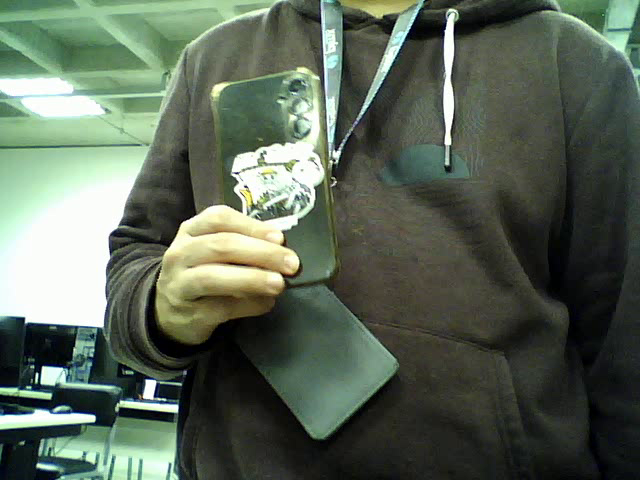
#> input picture frame 12 of objetos_movimento_lento_oficial.avi, 640 x 480 px, given in place of the camera
$ jupyter execute --allow-errors 'LAB_2_RELATORIO_FINAL (2).ipynb'   (text cells are left out)
#> lines starting #> are read from the running program, lines starting #| are printed output that depends on the picture; after the words box and inside, x2 and y2 are one past the last pixel; in counts of white or black regions, pixels touching at a corner belong together
[cell 1]
import numpy as np
import cv2 as cv
from matplotlib import pyplot as plt

MIN_MATCH_COUNT = 10

img1 = cv.imread('celular_.png', cv.IMREAD_GRAYSCALE)          # queryImage
img2 = cv.imread('celular_cenario.png', cv.IMREAD_GRAYSCALE) # trainImage

# Initiate SIFT detector
sift = cv.SIFT_create()

# find the keypoints and descriptors with SIFT
#> (the rest of this cell did not finish here and is left out)

#> (a cell that did not finish here is left out)

#> (a cell that did not finish here is left out)

[cell 4]
import numpy as np
import cv2 as cv
from matplotlib import pyplot as plt

[cell 5]
# Lê 2 webcams e tira foto das duas quando apertamos a tecla 'x'
cap_esq = cv.VideoCapture(0)   # câmera esquerda
cap_dir = cv.VideoCapture(1)   # câmera direita

if not cap_esq.isOpened() or not cap_dir.isOpened():
    print("Cannot open camera")
    exit()

while True:
    # captura um quadro de cada câmera
    ret_esq, frame_esq = cap_esq.read()
#> frame_esq is the input picture: shape (480, 640, 3); mean B, G, R 86.9, 101.8, 90.1
    ret_dir, frame_dir = cap_dir.read()
    # se alguma leitura falhou, ret é False
    if not ret_esq or not ret_dir:
        print("Can't receive frame (stream end?). Exiting ...")
        break

    # mostra cada quadro em sua própria janela
    cv.imshow('esquerda', frame_esq)
    cv.imshow('direita', frame_dir)

    key = cv.waitKey(1)          # lê a tecla apertada
#> (key x is pressed here)
    if key == ord('x'):          # 'x': salva as duas fotos e sai
        cv.imwrite('foto_esquerda.png', frame_esq)
        cv.imwrite('foto_direita.png', frame_dir)
        print("Fotos salvas como 'foto_esquerda.png' e 'foto_direita.png'!")
        break
    elif key == ord('q'):        # 'q': sai sem salvar
        break

cap_esq.release()
cap_dir.release()
cv.destroyAllWindows()

[cell 6]
MIN_MATCH_COUNT = 10

img1 = cv.imread('foto_esquerda.png', cv.IMREAD_GRAYSCALE)          # queryImage
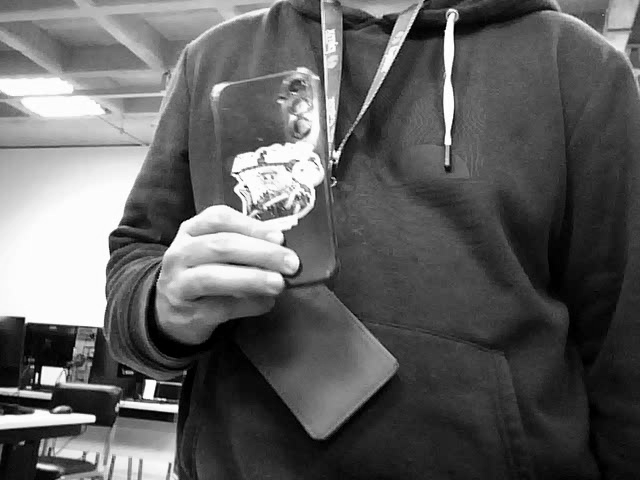
#> img1: shape (480, 640); min 0, max 255, mean 96.2
img2 = cv.imread('foto_direita.png', cv.IMREAD_GRAYSCALE) # trainImage

# Initiate SIFT detector
sift = cv.SIFT_create()

# find the keypoints and descriptors with SIFT
kp1, des1 = sift.detectAndCompute(img1,None)
#> kp1 = 985 keypoints; strongest (x, y, size): (51, 375, 13.9), (174, 408, 6.8), (246, 187, 1.9), (150, 387, 8.6)
kp2, des2 = sift.detectAndCompute(img2,None)
#> kp2 has the same summary as kp1

FLANN_INDEX_KDTREE = 1
index_params = dict(algorithm = FLANN_INDEX_KDTREE, trees = 5)
search_params = dict(checks = 50)

flann = cv.FlannBasedMatcher(index_params, search_params)

matches = flann.knnMatch(des1,des2,k=2)
#> matches = 985 matches

# store all the good matches as per Lowe's ratio test.
good = []
for m,n in matches:
    if m.distance < 0.7*n.distance:
        good.append(m)
#> after the loop, good = 985 matches

[cell 7]
if len(good)>MIN_MATCH_COUNT:
    src_pts = np.float32([ kp1[m.queryIdx].pt for m in good ]).reshape(-1,1,2)
#> src_pts = 985 rows, first 8: [3.66, 447.6], [3.67, 407], [4.44, 403.7], [4.46, 104.1], [4.89, 103.6], [5.92, 96.53], [7.83, 91.71], [9.67, 44.91]
    dst_pts = np.float32([ kp2[m.trainIdx].pt for m in good ]).reshape(-1,1,2)
#> dst_pts has the same summary as src_pts

    M, mask = cv.findHomography(src_pts, dst_pts, cv.RANSAC,5.0)
#> M = [[1, 3.53e-15, -1.79e-12], [2.8e-15, 1, -1.31e-12], [1.21e-17, 1.27e-17, 1]]; mask = 985 values from 1 to 1
    matchesMask = mask.ravel().tolist()
#> matchesMask = 985 values from 1 to 1

    h,w = img1.shape
#> h = 480; w = 640
    pts = np.float32([ [0,0],[0,h-1],[w-1,h-1],[w-1,0] ]).reshape(-1,1,2)
#> pts = [[0, 0], [0, 479], [639, 479], [639, 0]]
    dst = cv.perspectiveTransform(pts,M)
#> dst = [[-1.79e-12, -1.31e-12], [-1e-13, 479], [639, 479], [639, 4.79e-13]]

    img2 = cv.polylines(img2,[np.int32(dst)],True,255,3, cv.LINE_AA)
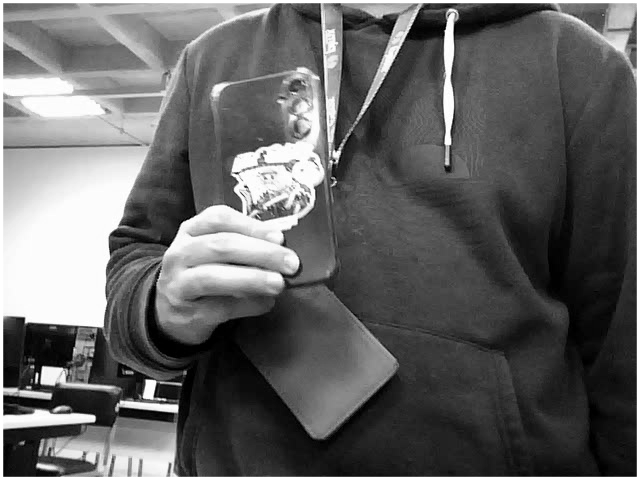
#> img2: shape (480, 640); 2.89% of pixels changed, all inside (x1, y1, x2, y2) = (0, 0, 640, 480)

else:
    print( "Not enough matches are found - {}/{}".format(len(good), MIN_MATCH_COUNT) )
    matchesMask = None

[cell 8]
draw_params = dict(matchColor = (0,255,0), # draw matches in green color
                   singlePointColor = None,
                   matchesMask = matchesMask, # draw only inliers
                   flags = 2)
#> draw_params = 4 items

img3 = cv.drawMatches(img1,kp1,img2,kp2,good,None,**draw_params)
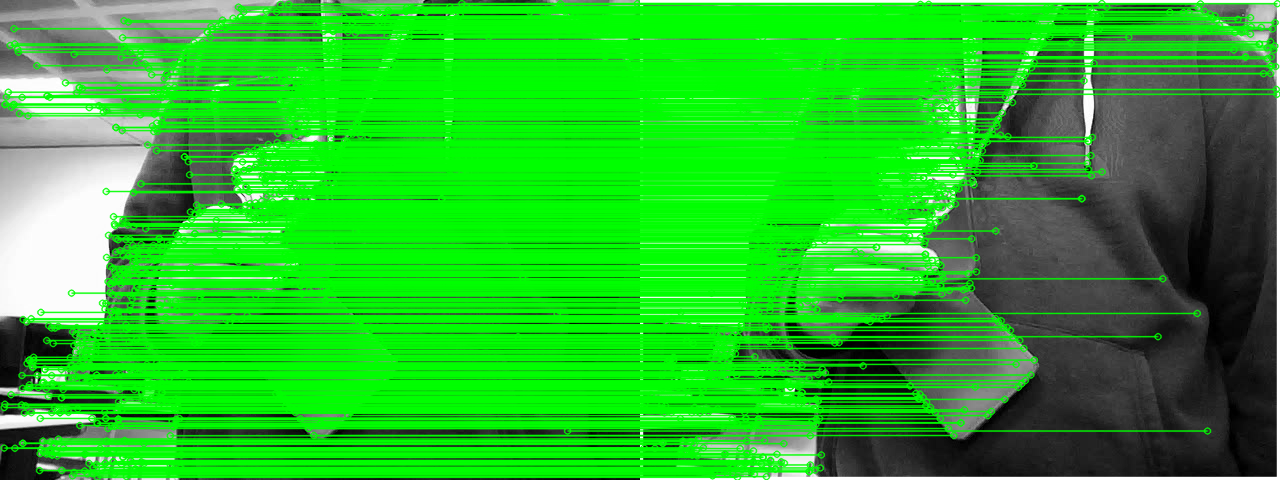
#> img3: shape (480, 1280, 3); mean of channels 0, 1, 2 40.2, 185.1, 40.2; drawn as B, G, R

plt.imshow(img3, 'gray'),plt.show()

[cell 9]
# SIFT em vídeo com 2 webcams (câmera estéreo), gravando o resultado
cap_esq = cv.VideoCapture(0)   # câmera esquerda
cap_dir = cv.VideoCapture(1)   # câmera direita

if not cap_esq.isOpened() or not cap_dir.isOpened():
    print("Cannot open camera")
    exit()

# pega largura e altura de uma das câmeras
width  = int(cap_esq.get(cv.CAP_PROP_FRAME_WIDTH))
height = int(cap_esq.get(cv.CAP_PROP_FRAME_HEIGHT))
fps = 30.0

# o drawMatches coloca as 2 imagens lado a lado -> o quadro de saída tem o DOBRO da largura
fourcc = cv.VideoWriter_fourcc(*'XVID')
out = cv.VideoWriter('saida_sift.avi', fourcc, fps, (width * 2, height))

# prepara o detector SIFT e o matcher FLANN (uma vez só, fora do loop)
sift = cv.SIFT_create()
FLANN_INDEX_KDTREE = 1
index_params  = dict(algorithm=FLANN_INDEX_KDTREE, trees=5)
search_params = dict(checks=50)
flann = cv.FlannBasedMatcher(index_params, search_params)

while cap_esq.isOpened() and cap_dir.isOpened():
    ret_esq, frame_esq = cap_esq.read()
    ret_dir, frame_dir = cap_dir.read()
    if not ret_esq or not ret_dir:
        print("Can't receive frame (stream end?). Exiting ...")
        break

    # converte para cinza (o SIFT trabalha em tons de cinza)
    gray_esq = cv.cvtColor(frame_esq, cv.COLOR_BGR2GRAY)
    gray_dir = cv.cvtColor(frame_dir, cv.COLOR_BGR2GRAY)

    # detecta keypoints e descritores em cada quadro
    kp1, des1 = sift.detectAndCompute(gray_esq, None)
#> kp1 = 992 keypoints; strongest (x, y, size): (51, 375, 13.9), (174, 408, 6.8), (246, 187, 1.9), (150, 387, 8.6)
    kp2, des2 = sift.detectAndCompute(gray_dir, None)
#> kp2 has the same summary as kp1

    # faz o casamento (só se houver descritores suficientes)
    good = []
    if des1 is not None and des2 is not None and len(kp1) > 2 and len(kp2) > 2:
        matches = flann.knnMatch(des1, des2, k=2)
#> matches = 992 matches
        for par in matches:
            if len(par) == 2:              # garante que vieram os 2 vizinhos
                m, n = par
                if m.distance < 0.7 * n.distance:   # teste de razão de Lowe
                    good.append(m)
#> after the loop, good = 992 matches

    # desenha os matches entre a câmera esquerda e a direita
    resultado = cv.drawMatches(
        frame_esq, kp1, frame_dir, kp2, good, None,
        matchColor=(0, 255, 0),
        flags=cv.DrawMatchesFlags_NOT_DRAW_SINGLE_POINTS
    )
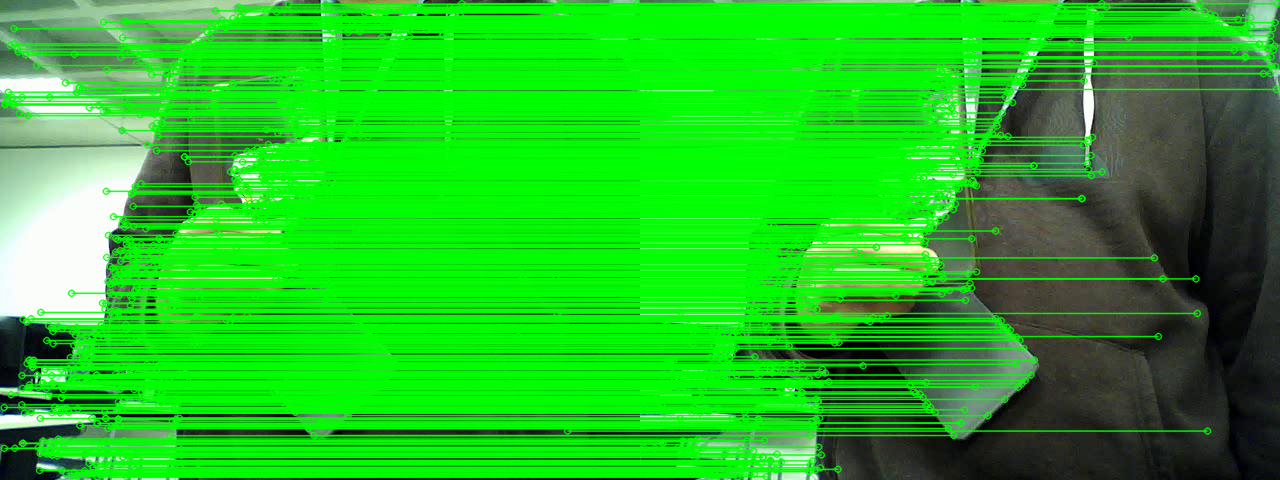
#> resultado: shape (480, 1280, 3); mean B, G, R 34.7, 186.5, 35.9

    # mostra o número de matches na tela
    cv.putText(resultado, f"Matches: {len(good)}", (10, 30),
               cv.FONT_HERSHEY_SIMPLEX, 1, (0, 0, 255), 2)
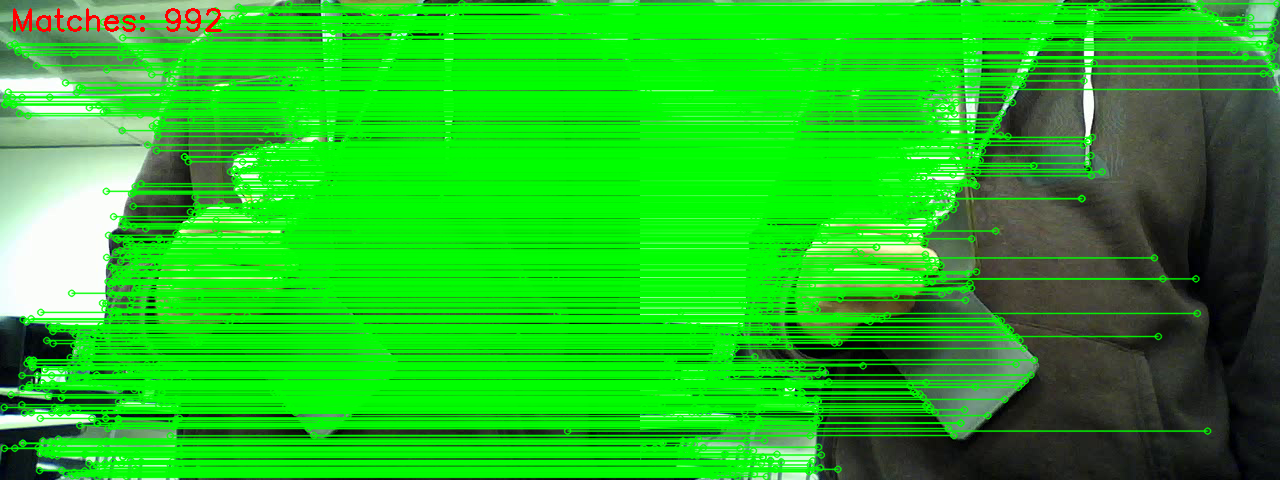
#> resultado: shape (480, 1280, 3); 0.25% of pixels changed, all inside (x1, y1, x2, y2) = (13, 8, 222, 32)

    out.write(resultado)            # grava o quadro no arquivo
    cv.imshow('SIFT estereo', resultado)
    if cv.waitKey(1) == ord('q'):
#> (key x is pressed here)
        break

cap_esq.release()
cap_dir.release()
out.release()
cv.destroyAllWindows()

$ run again, starting later in the video
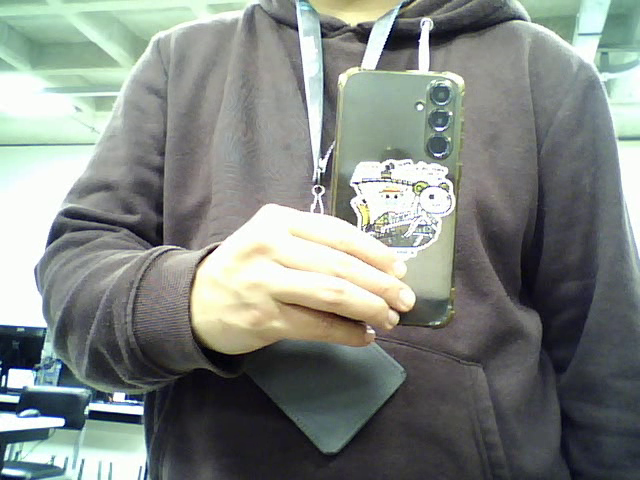
#> input picture frame 55 of objetos_movimento_lento_oficial.avi, 640 x 480 px, given in place of the camera
#> frame_esq is the input picture: shape (480, 640, 3); mean B, G, R 130.4, 135.1, 128.9
#> `kp1, des1 = sift.detectAndCompute(img1,None)`: kp1 = 1047 keypoints; strongest (x, y, size): (396, 197, 2), (387, 196, 2.2), (357, 183, 1.9), (4, 377, 2.3)
#> `kp2, des2 = sift.detectAndCompute(img2,None)`: kp2 has the same summary as kp1
#> `matches = flann.knnMatch(des1,des2,k=2)`: matches = 1047 matches
#> src_pts = 1047 rows, first 8: [2.48, 457.4], [2.86, 383.9], [3.68, 377], [4.29, 450.2], [5.56, 458.3], [6.12, 471.2], [6.36, 373.9], [7.62, 442.4]
#> dst_pts has the same summary as src_pts
#> M = [[1, -4.48e-15, 1.88e-12], [-1.99e-15, 1, 1.4e-12], [-8.13e-18, -1.44e-17, 1]]; mask = 1047 values from 1 to 1
#> dst = [[1.88e-12, 1.4e-12], [-2.61e-13, 479], [639, 479], [639, 1.3e-13]]
#> `img2 = cv.polylines(img2,[np.int32(dst)],True,255,3, cv.LINE_AA)`:
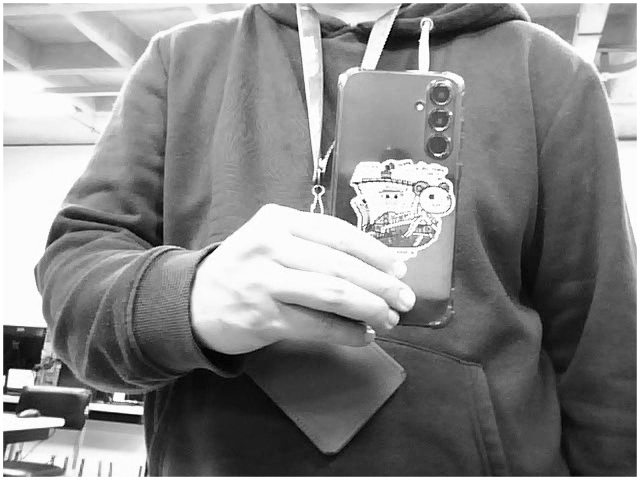
#> img2: shape (480, 640); min 0, max 255, mean 134.8
#> draw_params = 4 items
#> `kp1, des1 = sift.detectAndCompute(gray_esq, None)`: kp1 = 1034 keypoints; strongest (x, y, size): (396, 197, 2), (387, 196, 2.2), (357, 183, 1.9), (4, 377, 2.3)
#> `kp2, des2 = sift.detectAndCompute(gray_dir, None)`: kp2 has the same summary as kp1
#> `matches = flann.knnMatch(des1, des2, k=2)`: matches = 1034 matches
#> `cv.putText(resultado, f"Matches: {len(good)}", (10, 30), cv.FONT_HERSH..`:
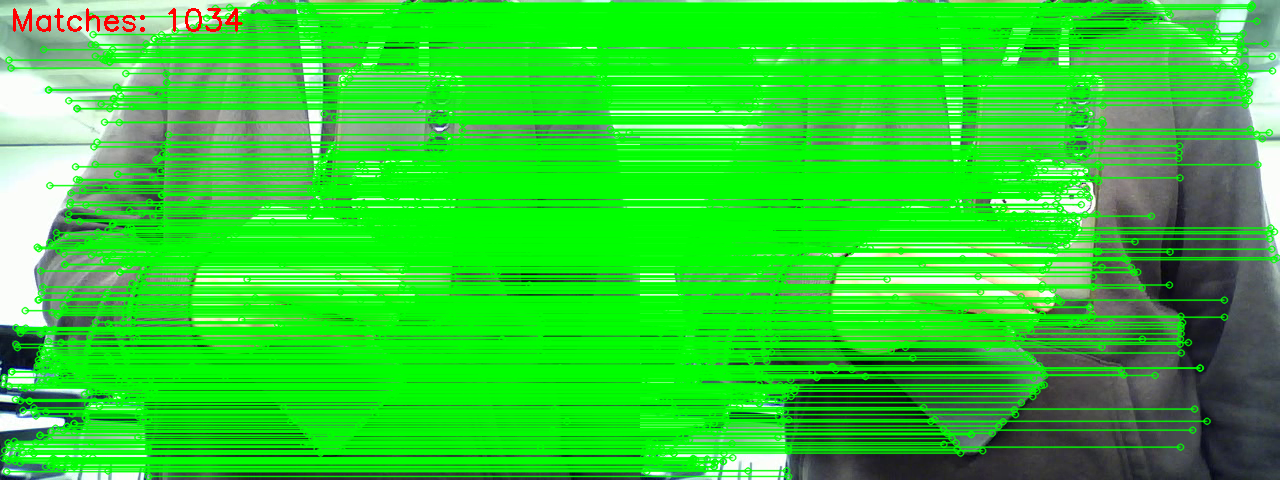
#> resultado: shape (480, 1280, 3); mean B, G, R 49.9, 206.2, 49.2

$ run again, starting later in the video
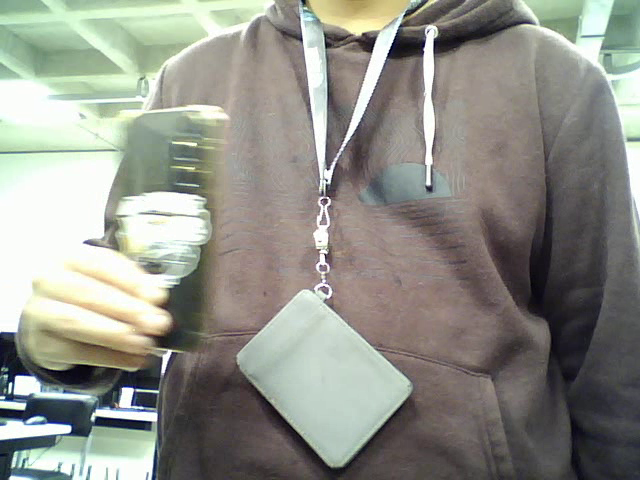
#> input picture frame 98 of objetos_movimento_lento_oficial.avi, 640 x 480 px, given in place of the camera
#> frame_esq is the input picture: shape (480, 640, 3); mean B, G, R 136.8, 144.9, 144
#> `kp1, des1 = sift.detectAndCompute(img1,None)`: kp1 = 811 keypoints; strongest (x, y, size): (127, 394, 9.1), (367, 42, 12.1), (138, 390, 2.3), (141, 408, 2.2)
#> `kp2, des2 = sift.detectAndCompute(img2,None)`: kp2 has the same summary as kp1
#> `matches = flann.knnMatch(des1,des2,k=2)`: matches = 811 matches
#> src_pts = 811 rows, first 8: [2.64, 333], [3.4, 397.4], [4.68, 62.66], [4.8, 390.1], [4.87, 373], [6.34, 369.6], [6.96, 386.5], [7.79, 471.7]
#> dst_pts has the same summary as src_pts
#> M = [[1, -6.59e-16, 5.62e-15], [5.37e-17, 1, 1.95e-13], [1.27e-18, -3.1e-18, 1]]; mask = 811 values from 1 to 1
#> dst = [[5.62e-15, 1.95e-13], [-3.1e-13, 479], [639, 479], [639, 2.29e-13]]
#> `img2 = cv.polylines(img2,[np.int32(dst)],True,255,3, cv.LINE_AA)`:
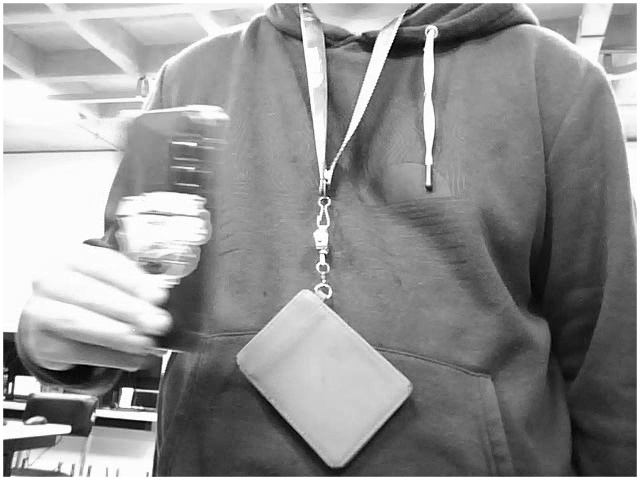
#> img2: shape (480, 640); min 0, max 255, mean 145.7
#> draw_params = 4 items
#> `kp1, des1 = sift.detectAndCompute(gray_esq, None)`: kp1 = 807 keypoints; strongest (x, y, size): (127, 393, 8.9), (10, 384, 2.4), (367, 42, 12.1), (138, 390, 2.3)
#> `kp2, des2 = sift.detectAndCompute(gray_dir, None)`: kp2 has the same summary as kp1
#> `matches = flann.knnMatch(des1, des2, k=2)`: matches = 807 matches
#> `cv.putText(resultado, f"Matches: {len(good)}", (10, 30), cv.FONT_HERSH..`:
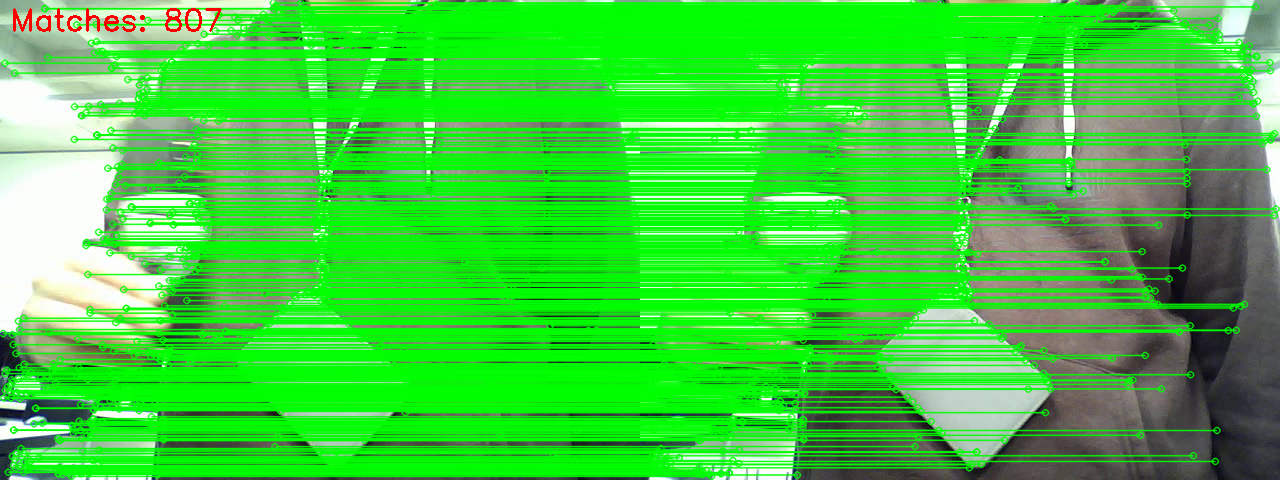
#> resultado: shape (480, 1280, 3); mean B, G, R 61.9, 204.1, 65.7
